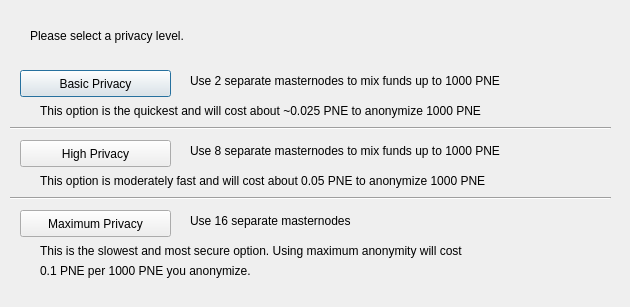
<?xml version="1.0" encoding="UTF-8"?>
<ui version="4.0">
 <class>DarksendConfig</class>
 <widget class="QDialog" name="DarksendConfig">
  <property name="geometry">
   <rect>
    <x>0</x>
    <y>0</y>
    <width>630</width>
    <height>307</height>
   </rect>
  </property>
  <property name="windowTitle">
   <string>Configure Darksend</string>
  </property>
  <widget class="QPushButton" name="buttonBasic">
   <property name="geometry">
    <rect>
     <x>20</x>
     <y>70</y>
     <width>151</width>
     <height>27</height>
    </rect>
   </property>
   <property name="text">
    <string>Basic Privacy</string>
   </property>
  </widget>
  <widget class="QPushButton" name="buttonHigh">
   <property name="geometry">
    <rect>
     <x>20</x>
     <y>140</y>
     <width>151</width>
     <height>27</height>
    </rect>
   </property>
   <property name="text">
    <string>High Privacy</string>
   </property>
  </widget>
  <widget class="QPushButton" name="buttonMax">
   <property name="geometry">
    <rect>
     <x>20</x>
     <y>210</y>
     <width>151</width>
     <height>27</height>
    </rect>
   </property>
   <property name="text">
    <string>Maximum Privacy</string>
   </property>
  </widget>
  <widget class="QLabel" name="label">
   <property name="geometry">
    <rect>
     <x>30</x>
     <y>20</y>
     <width>571</width>
     <height>31</height>
    </rect>
   </property>
   <property name="text">
    <string>Please select a privacy level.</string>
   </property>
  </widget>
  <widget class="QLabel" name="label_2">
   <property name="geometry">
    <rect>
     <x>190</x>
     <y>70</y>
     <width>421</width>
     <height>21</height>
    </rect>
   </property>
   <property name="text">
    <string>Use 2 separate masternodes to mix funds up to 1000 PNE</string>
   </property>
  </widget>
  <widget class="QLabel" name="label_3">
   <property name="geometry">
    <rect>
     <x>190</x>
     <y>140</y>
     <width>411</width>
     <height>21</height>
    </rect>
   </property>
   <property name="text">
    <string>Use 8 separate masternodes to mix funds up to 1000 PNE</string>
   </property>
  </widget>
  <widget class="QLabel" name="label_4">
   <property name="geometry">
    <rect>
     <x>190</x>
     <y>210</y>
     <width>421</width>
     <height>21</height>
    </rect>
   </property>
   <property name="text">
    <string>Use 16 separate masternodes</string>
   </property>
  </widget>
  <widget class="QLabel" name="label_6">
   <property name="geometry">
    <rect>
     <x>40</x>
     <y>100</y>
     <width>561</width>
     <height>21</height>
    </rect>
   </property>
   <property name="text">
    <string>This option is the quickest and will cost about ~0.025 PNE to anonymize 1000 PNE</string>
   </property>
  </widget>
  <widget class="QLabel" name="label_7">
   <property name="geometry">
    <rect>
     <x>40</x>
     <y>170</y>
     <width>561</width>
     <height>21</height>
    </rect>
   </property>
   <property name="text">
    <string>This option is moderately fast and will cost about 0.05 PNE to anonymize 1000 PNE</string>
   </property>
  </widget>
  <widget class="QLabel" name="label_8">
   <property name="geometry">
    <rect>
     <x>40</x>
     <y>240</y>
     <width>561</width>
     <height>21</height>
    </rect>
   </property>
   <property name="text">
    <string>This is the slowest and most secure option. Using maximum anonymity will cost</string>
   </property>
  </widget>
  <widget class="QLabel" name="label_9">
   <property name="geometry">
    <rect>
     <x>40</x>
     <y>260</y>
     <width>561</width>
     <height>21</height>
    </rect>
   </property>
   <property name="text">
    <string>0.1 PNE per 1000 PNE you anonymize.</string>
   </property>
  </widget>
  <widget class="Line" name="line">
   <property name="geometry">
    <rect>
     <x>10</x>
     <y>120</y>
     <width>601</width>
     <height>16</height>
    </rect>
   </property>
   <property name="orientation">
    <enum>Qt::Horizontal</enum>
   </property>
  </widget>
  <widget class="Line" name="line_2">
   <property name="geometry">
    <rect>
     <x>10</x>
     <y>190</y>
     <width>601</width>
     <height>16</height>
    </rect>
   </property>
   <property name="orientation">
    <enum>Qt::Horizontal</enum>
   </property>
  </widget>
 </widget>
 <resources/>
 <connections/>
</ui>
